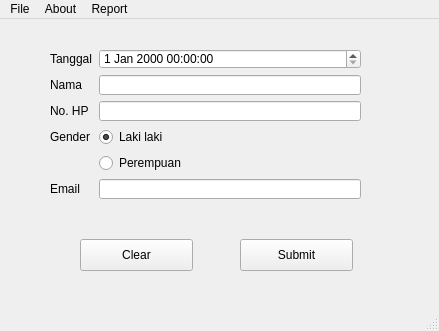
<?xml version="1.0" encoding="UTF-8"?>
<ui version="4.0">
 <class>MainWindow</class>
 <widget class="QMainWindow" name="MainWindow">
  <property name="geometry">
   <rect>
    <x>0</x>
    <y>0</y>
    <width>439</width>
    <height>331</height>
   </rect>
  </property>
  <property name="windowTitle">
   <string>MainWindow</string>
  </property>
  <widget class="QWidget" name="centralwidget">
   <widget class="QPushButton" name="btnSubmit">
    <property name="geometry">
     <rect>
      <x>240</x>
      <y>220</y>
      <width>113</width>
      <height>32</height>
     </rect>
    </property>
    <property name="text">
     <string>Submit</string>
    </property>
   </widget>
   <widget class="QWidget" name="formLayoutWidget">
    <property name="geometry">
     <rect>
      <x>50</x>
      <y>30</y>
      <width>311</width>
      <height>151</height>
     </rect>
    </property>
    <layout class="QFormLayout" name="formLayout">
     <item row="0" column="0">
      <widget class="QLabel" name="tanggalLabel">
       <property name="text">
        <string>Tanggal</string>
       </property>
      </widget>
     </item>
     <item row="0" column="1">
      <widget class="QDateTimeEdit" name="tanggalDateTimeEdit"/>
     </item>
     <item row="1" column="0">
      <widget class="QLabel" name="namaLabel">
       <property name="text">
        <string>Nama</string>
       </property>
      </widget>
     </item>
     <item row="1" column="1">
      <widget class="QLineEdit" name="namaLineEdit"/>
     </item>
     <item row="2" column="0">
      <widget class="QLabel" name="noHPLabel">
       <property name="text">
        <string>No. HP</string>
       </property>
      </widget>
     </item>
     <item row="2" column="1">
      <widget class="QLineEdit" name="noHPLineEdit"/>
     </item>
     <item row="3" column="0">
      <widget class="QLabel" name="genderLabel">
       <property name="text">
        <string>Gender</string>
       </property>
      </widget>
     </item>
     <item row="3" column="1">
      <widget class="QRadioButton" name="rb_lakiLaki">
       <property name="text">
        <string>Laki laki</string>
       </property>
       <property name="checked">
        <bool>true</bool>
       </property>
      </widget>
     </item>
     <item row="4" column="1">
      <widget class="QRadioButton" name="rb_perempuan">
       <property name="text">
        <string>Perempuan</string>
       </property>
       <property name="checked">
        <bool>false</bool>
       </property>
      </widget>
     </item>
     <item row="5" column="0">
      <widget class="QLabel" name="emailLabel_2">
       <property name="text">
        <string>Email</string>
       </property>
      </widget>
     </item>
     <item row="5" column="1">
      <widget class="QLineEdit" name="emailLineEdit"/>
     </item>
    </layout>
   </widget>
   <widget class="QPushButton" name="btnClear">
    <property name="geometry">
     <rect>
      <x>80</x>
      <y>220</y>
      <width>113</width>
      <height>32</height>
     </rect>
    </property>
    <property name="text">
     <string>Clear</string>
    </property>
   </widget>
   <widget class="QLabel" name="notif">
    <property name="geometry">
     <rect>
      <x>50</x>
      <y>190</y>
      <width>311</width>
      <height>20</height>
     </rect>
    </property>
    <property name="text">
     <string/>
    </property>
    <property name="alignment">
     <set>Qt::AlignCenter</set>
    </property>
   </widget>
  </widget>
  <widget class="QMenuBar" name="menubar">
   <property name="geometry">
    <rect>
     <x>0</x>
     <y>0</y>
     <width>439</width>
     <height>21</height>
    </rect>
   </property>
   <property name="defaultUp">
    <bool>false</bool>
   </property>
   <property name="nativeMenuBar">
    <bool>false</bool>
   </property>
   <widget class="QMenu" name="menuFile">
    <property name="title">
     <string>File</string>
    </property>
    <addaction name="action_Exit"/>
   </widget>
   <widget class="QMenu" name="menuAbout">
    <property name="title">
     <string>About</string>
    </property>
    <addaction name="actionCreator"/>
    <addaction name="actionGit"/>
   </widget>
   <widget class="QMenu" name="menuReport">
    <property name="title">
     <string>Report</string>
    </property>
    <addaction name="actionView"/>
   </widget>
   <addaction name="menuFile"/>
   <addaction name="menuAbout"/>
   <addaction name="menuReport"/>
  </widget>
  <widget class="QStatusBar" name="statusbar"/>
  <action name="actionCreator">
   <property name="text">
    <string>Creator</string>
   </property>
  </action>
  <action name="actionGit">
   <property name="text">
    <string>Git</string>
   </property>
  </action>
  <action name="action_Exit">
   <property name="text">
    <string> &amp;Exit</string>
   </property>
  </action>
  <action name="actionView">
   <property name="text">
    <string>View</string>
   </property>
  </action>
 </widget>
 <resources/>
 <connections/>
</ui>
